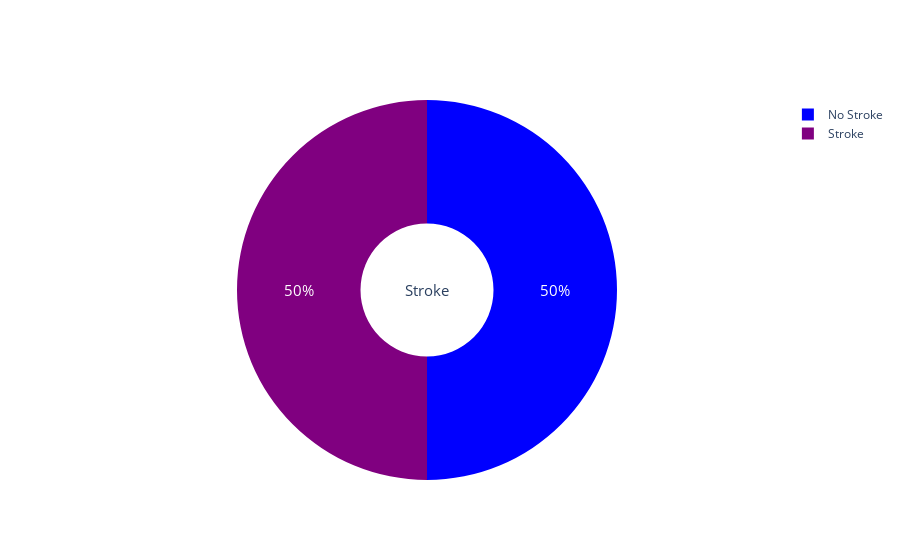

Here is the notebook cell this chart was saved with:
### Code cell
labels = ['No Stroke','Stroke']
values = df_balanced['Stroke'].value_counts()
colors = ['blue', 'purple']
fig = go.Figure(data=[go.Pie(labels=labels, values=values, hole=.35)])
fig.update_traces(hoverinfo='label+value',textfont_size=15,marker=dict(colors=colors))
fig.update_layout(annotations=[dict(text='Stroke', font_size=15, showarrow=False)])
fig.show()

### Figure 1 — Plotly figure (JSON) as saved in the notebook; plotly's stock layout.template omitted (floating-point values rounded to 4 significant figures)
{"data": [{"hole": 0.35, "hoverinfo": "label+value", "labels": ["No Stroke", "Stroke"], "marker": {"colors": ["blue", "purple"]}, "textfont": {"size": 15}, "type": "pie", "values": [4699, 4699]}], "layout": {"annotations": [{"font": {"size": 15}, "showarrow": false, "text": "Stroke"}]}}
